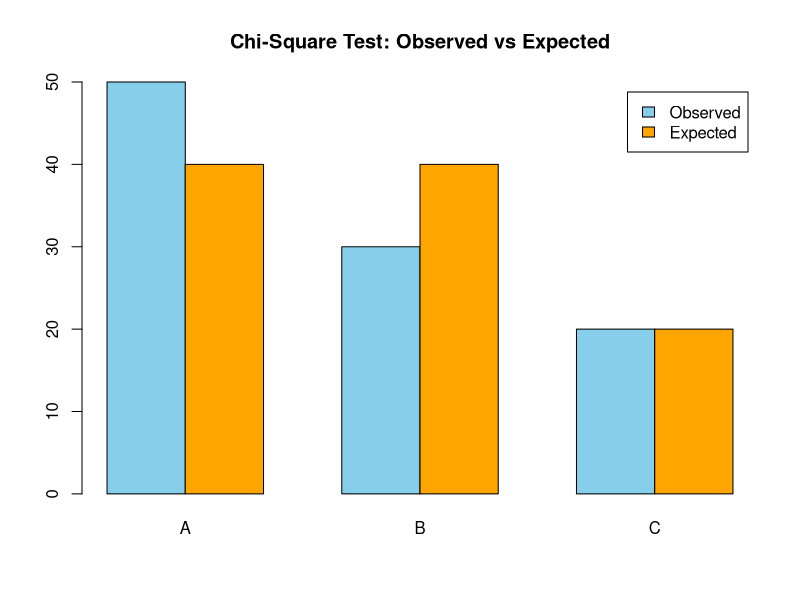
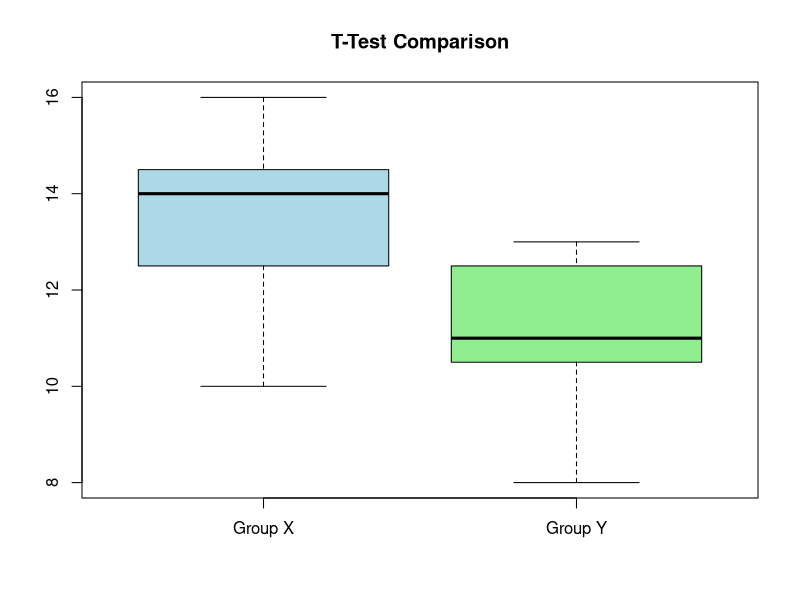
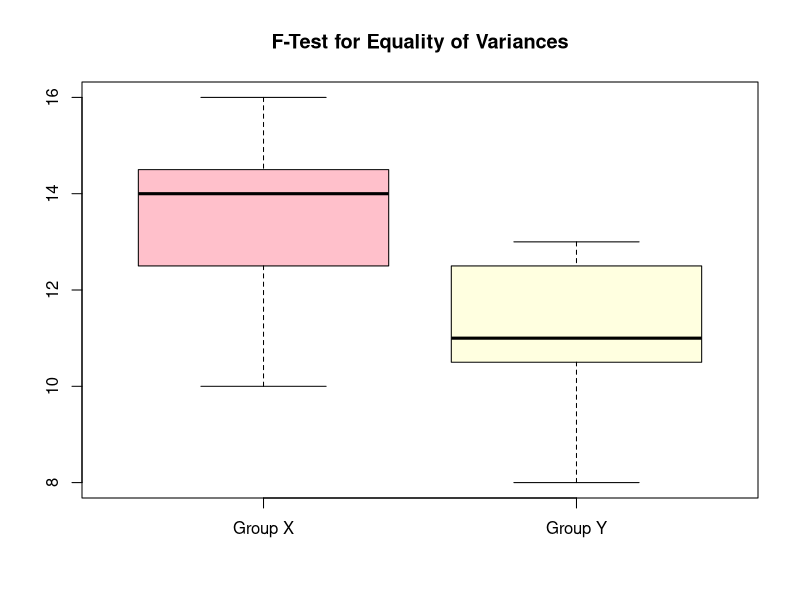

These charts were generated, in order, by the following R code:
#chi-square test
observed <- c(50, 30, 20)
expected <- c(40, 40, 20)
result <- chisq.test(observed, p = expected/sum(expected))
print(result)
barplot(rbind(observed, expected), beside = TRUE, col = c("skyblue", "orange"),
        names.arg = c("A", "B", "C"), legend.text = c("Observed", "Expected"),
        main = "Chi-Square Test: Observed vs Expected")

#t-test
x <- c(12, 15, 14, 10, 13, 14, 16)
y <- c(11, 13, 12, 8, 10, 13, 11)
result <- t.test(x, y)
print(result)
boxplot(x, y, names=c("Group X", "Group Y"), col=c("lightblue","lightgreen"),
        main="T-Test Comparison")

#f-test
x <- c(12, 15, 14, 10, 13, 14, 16)
y <- c(11, 13, 12, 8, 10, 13, 11)
result <- var.test(x, y)
print(result)
boxplot(x, y, names=c("Group X", "Group Y"), col=c("pink","lightyellow"),
        main="F-Test for Equality of Variances")
